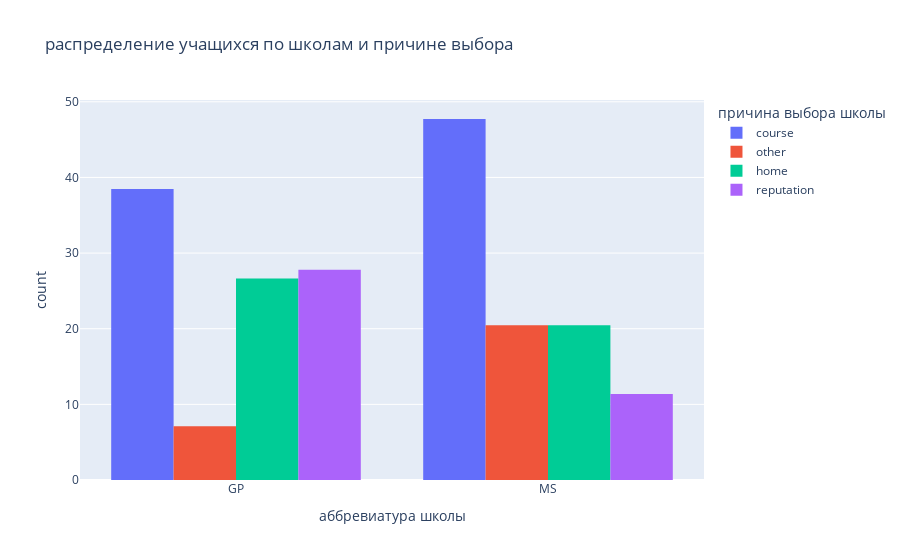

Here is the notebook cell this chart was saved with:
### Markdown cell above
---
### Распределение учащихся по школам и причине выбора (school, reason)

### Code cell
labels = {
    'count': 'доля учащихся, %',
    'school': 'аббревиатура школы',
    'reason': 'причина выбора школы'
}

fig = px.histogram(df, x='school', color='reason', labels=labels,
                   barmode='group', barnorm='percent',
                   title='распределение учащихся по школам и причине выбора')
fig.show()

### Figure 1 — Plotly figure (JSON) as saved in the notebook; plotly's stock layout.template omitted (floating-point values rounded to 4 significant figures; data arrays with more than 128 entries replaced by an {"elided": "..."} marker saying what was removed)
{"data": [{"alignmentgroup": "True", "bingroup": "x", "hovertemplate": "причина выбора школы=course<br>аббревиатура школы=%{x}<br>count=%{y}<extra></extra>", "legendgroup": "course", "marker": {"color": "#636efa"}, "name": "course", "offsetgroup": "course", "orientation": "v", "showlegend": true, "type": "histogram", "x": {"elided": "151 str values"}, "xaxis": "x", "yaxis": "y"}, {"alignmentgroup": "True", "bingroup": "x", "hovertemplate": "причина выбора школы=other<br>аббревиатура школы=%{x}<br>count=%{y}<extra></extra>", "legendgroup": "other", "marker": {"color": "#EF553B"}, "name": "other", "offsetgroup": "other", "orientation": "v", "showlegend": true, "type": "histogram", "x": ["GP", "GP", "GP", "GP", "GP", "GP", "GP", "GP", "GP", "GP", "GP", "GP", "GP", "GP", "GP", "GP", "GP", "GP", "GP", "GP", "GP", "GP", "GP", "GP", "MS", "MS", "MS", "MS", "MS", "MS", "MS", "MS", "MS"], "xaxis": "x", "yaxis": "y"}, {"alignmentgroup": "True", "bingroup": "x", "hovertemplate": "причина выбора школы=home<br>аббревиатура школы=%{x}<br>count=%{y}<extra></extra>", "legendgroup": "home", "marker": {"color": "#00cc96"}, "name": "home", "offsetgroup": "home", "orientation": "v", "showlegend": true, "type": "histogram", "x": ["GP", "GP", "GP", "GP", "GP", "GP", "GP", "GP", "GP", "GP", "GP", "GP", "GP", "GP", "GP", "GP", "GP", "GP", "GP", "GP", "GP", "GP", "GP", "GP", "GP", "GP", "GP", "GP", "GP", "GP", "GP", "GP", "GP", "GP", "GP", "GP", "GP", "GP", "GP", "GP", "GP", "GP", "GP", "GP", "GP", "GP", "GP", "GP", "GP", "GP", "GP", "GP", "GP", "GP", "GP", "GP", "GP", "GP", "GP", "GP", "GP", "GP", "GP", "GP", "GP", "GP", "GP", "GP", "GP", "GP", "GP", "GP", "GP", "GP", "GP", "GP", "GP", "GP", "GP", "GP", "GP", "GP", "GP", "GP", "GP", "GP", "GP", "GP", "GP", "GP", "MS", "MS", "MS", "MS", "MS", "MS", "MS", "MS", "MS"], "xaxis": "x", "yaxis": "y"}, {"alignmentgroup": "True", "bingroup": "x", "hovertemplate": "причина выбора школы=reputation<br>аббревиатура школы=%{x}<br>count=%{y}<extra></extra>", "legendgroup": "reputation", "marker": {"color": "#ab63fa"}, "name": "reputation", "offsetgroup": "reputation", "orientation": "v", "showlegend": true, "type": "histogram", "x": ["GP", "GP", "GP", "GP", "GP", "GP", "GP", "GP", "GP", "GP", "GP", "GP", "GP", "GP", "GP", "GP", "GP", "GP", "GP", "GP", "GP", "GP", "GP", "GP", "GP", "GP", "GP", "GP", "GP", "GP", "GP", "GP", "GP", "GP", "GP", "GP", "GP", "GP", "GP", "GP", "GP", "GP", "GP", "GP", "GP", "GP", "GP", "GP", "GP", "GP", "GP", "GP", "GP", "GP", "GP", "GP", "GP", "GP", "GP", "GP", "GP", "GP", "GP", "GP", "GP", "GP", "GP", "GP", "GP", "GP", "GP", "GP", "GP", "GP", "GP", "GP", "GP", "GP", "GP", "GP", "GP", "GP", "GP", "GP", "GP", "GP", "GP", "GP", "GP", "GP", "GP", "GP", "GP", "GP", "MS", "MS", "MS", "MS", "MS"], "xaxis": "x", "yaxis": "y"}], "layout": {"autosize": true, "barmode": "group", "barnorm": "percent", "legend": {"title": {"text": "причина выбора школы"}, "tracegroupgap": 0}, "title": {"text": "распределение учащихся по школам и причине выбора"}, "xaxis": {"anchor": "y", "autorange": true, "domain": [0, 1], "range": [-0.5, 1.5], "title": {"text": "аббревиатура школы"}, "type": "category"}, "yaxis": {"anchor": "x", "autorange": true, "domain": [0, 1], "range": [0, 50.24], "title": {"text": "count"}}}}
